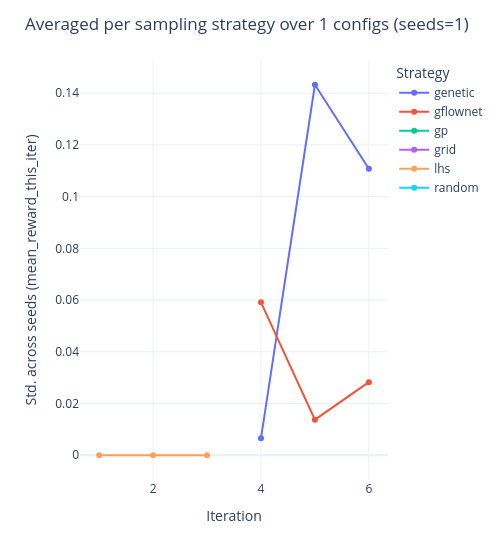

Notebook cell for this chart:
### Code cell
plot_seed_variance(metrics, metric="mean_reward_this_iter")

### Figure 1 — Plotly figure (JSON) as saved in the notebook; plotly's stock layout.template omitted (floating-point values rounded to 4 significant figures)
{"data": [{"hovertemplate": "sampling_strategy=genetic<br>iteration=%{x}<br>std=%{y}<extra></extra>", "legendgroup": "genetic", "line": {"color": "#636efa", "dash": "solid"}, "marker": {"symbol": "circle"}, "mode": "lines+markers", "name": "genetic", "orientation": "v", "showlegend": true, "type": "scatter", "x": [1, 2, 3, 4, 5, 6], "xaxis": "x", "y": [NaN, NaN, NaN, 0.006528, 0.1433, 0.1108], "yaxis": "y"}, {"hovertemplate": "sampling_strategy=gflownet<br>iteration=%{x}<br>std=%{y}<extra></extra>", "legendgroup": "gflownet", "line": {"color": "#ef553b", "dash": "solid"}, "marker": {"symbol": "circle"}, "mode": "lines+markers", "name": "gflownet", "orientation": "v", "showlegend": true, "type": "scatter", "x": [1, 2, 3, 4, 5, 6], "xaxis": "x", "y": [NaN, NaN, NaN, 0.05912, 0.01375, 0.02826], "yaxis": "y"}, {"hovertemplate": "sampling_strategy=gp<br>iteration=%{x}<br>std=%{y}<extra></extra>", "legendgroup": "gp", "line": {"color": "#00cc96", "dash": "solid"}, "marker": {"symbol": "circle"}, "mode": "lines+markers", "name": "gp", "orientation": "v", "showlegend": true, "type": "scatter", "x": [1, 2, 3, 4, 5, 6], "xaxis": "x", "y": [NaN, NaN, NaN, NaN, NaN, NaN], "yaxis": "y"}, {"hovertemplate": "sampling_strategy=grid<br>iteration=%{x}<br>std=%{y}<extra></extra>", "legendgroup": "grid", "line": {"color": "#ab63fa", "dash": "solid"}, "marker": {"symbol": "circle"}, "mode": "lines+markers", "name": "grid", "orientation": "v", "showlegend": true, "type": "scatter", "x": [1, 2, 3, 4, 5, 6], "xaxis": "x", "y": [NaN, NaN, NaN, NaN, NaN, NaN], "yaxis": "y"}, {"hovertemplate": "sampling_strategy=lhs<br>iteration=%{x}<br>std=%{y}<extra></extra>", "legendgroup": "lhs", "line": {"color": "#ffa15a", "dash": "solid"}, "marker": {"symbol": "circle"}, "mode": "lines+markers", "name": "lhs", "orientation": "v", "showlegend": true, "type": "scatter", "x": [1, 2, 3, 4, 5, 6], "xaxis": "x", "y": [0.0, 0.0, 0.0, NaN, NaN, NaN], "yaxis": "y"}, {"hovertemplate": "sampling_strategy=random<br>iteration=%{x}<br>std=%{y}<extra></extra>", "legendgroup": "random", "line": {"color": "#19d3f3", "dash": "solid"}, "marker": {"symbol": "circle"}, "mode": "lines+markers", "name": "random", "orientation": "v", "showlegend": true, "type": "scatter", "x": [1, 2, 3, 4, 5, 6], "xaxis": "x", "y": [NaN, NaN, NaN, NaN, NaN, NaN], "yaxis": "y"}], "layout": {"legend": {"title": {"text": "Strategy"}, "tracegroupgap": 0}, "margin": {"t": 60}, "title": {"text": "Averaged per sampling strategy over 1 configs (seeds=1)"}, "width": 500, "xaxis": {"anchor": "y", "domain": [0.0, 1.0], "title": {"text": "Iteration"}}, "yaxis": {"anchor": "x", "domain": [0.0, 1.0], "title": {"text": "Std. across seeds (mean_reward_this_iter)"}}}}
